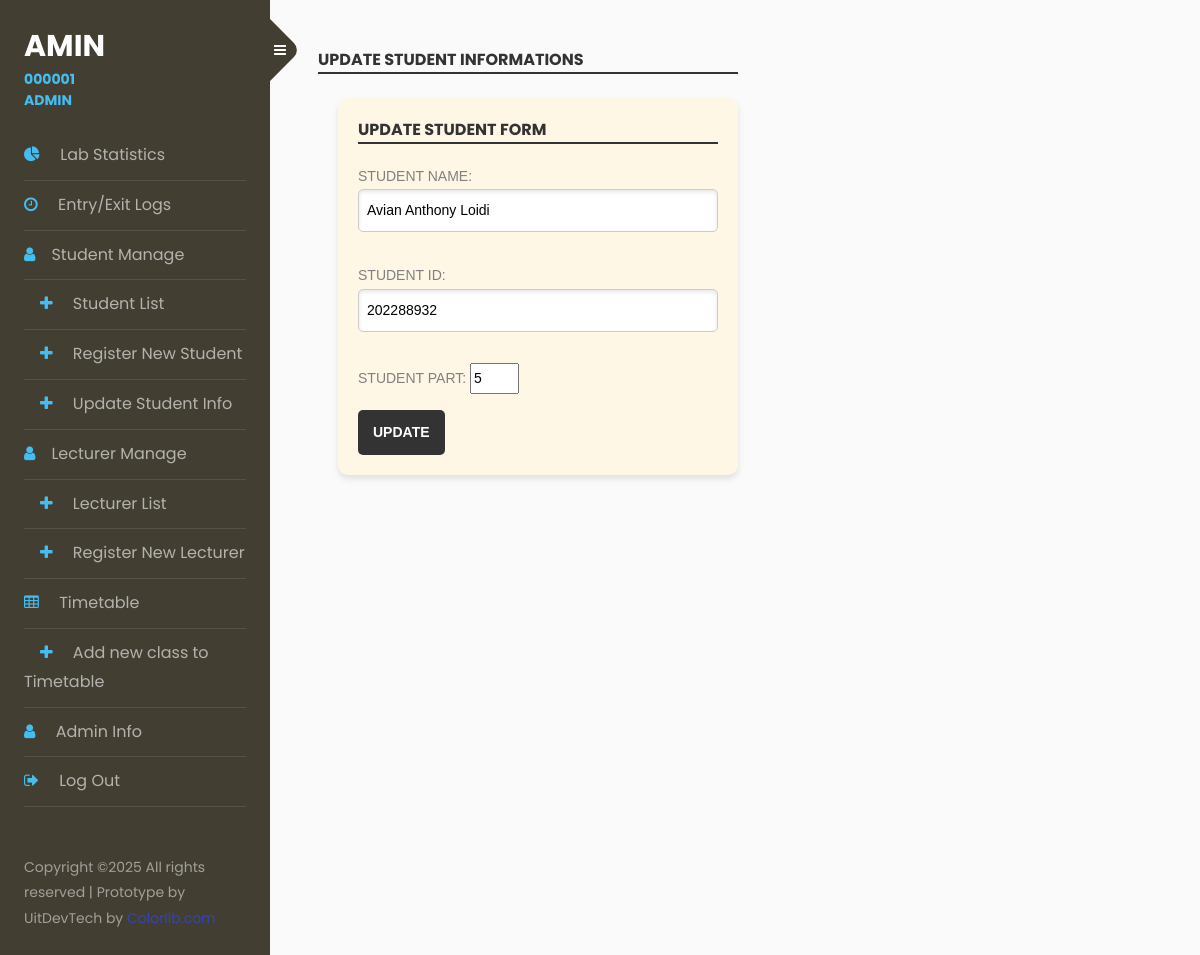
/computer_lab_monitoring_system/studUpdate.php?Stud_ID=202288932 (signed in), run on the app's committed database.
### tables this page shows
CREATE TABLE `student` (
  `Stud_ID` int(10) NOT NULL,
  `Stud_Name` varchar(255) NOT NULL,
  `Stud_Part` varchar(255) NOT NULL,
  `Stud_Password` varchar(255) NOT NULL DEFAULT '1234',
  `Stud_Status` tinyint(1) NOT NULL
);

### computer_lab_monitoring_system/studUpdate.php (the view, shortened to what this page needs)
<?php
include("connect.php");
$Stud_ID = isset($_GET['Stud_ID']) ? intval($_GET['Stud_ID']) : 0;
$sql = "SELECT Stud_Name, Stud_ID, Stud_Part FROM student WHERE Stud_ID = ?";
$stmt = $conn->prepare($sql);
$stmt->bind_param("i", $Stud_ID);
$stmt->execute();
$result = $stmt->get_result();
$student = $result->fetch_assoc();
?>
<!doctype html>
<html lang="en">
  <head>
		<link rel="stylesheet" href="https://stackpath.bootstrapcdn.com/font-awesome/4.7.0/css/font-awesome.min.css">
		<link rel="stylesheet" href="css/style.css">
  </head>
  <body>
		<div class="wrapper d-flex align-items-stretch">
    <nav id="sidebar">
			<div class="custom-menu">
				<button type="button" id="sidebarCollapse" class="btn btn-primary">
	                <i class="fa fa-bars"></i>
	            </button>
            </div>
			<div class="p-4">
		  		<h1><a href="dashboard.php" class="logo"><?php echo $_SESSION['Admin_name'] ?><span><?php echo $_SESSION['Admin_ID'] ?><span>Admin</span></a></h1>
                  <ul class="list-unstyled components mb-5">
                  <li>
	                    <a href="dashboard.php"><span class="fa fa-pie-chart mr-3"></span> Lab Statistics</a>
	                </li>
                    <li>
	        	        <a href="labLogs.php"><span class="fa fa-clock-o mr-3"></span> Entry/Exit Logs</a>
	                </li>
                    <li>
	        	        <a><span class="fa fa-user mr-3"></span>Student Manage</a>
	                </li>
                    <li>
                        <a href="studList.php"><span class="fa mr-3"></span><span class="fa fa-plus mr-3"></span> Student List</a>
	                </li>
                    <li>
                        <a href="studRegister.php"><span class="fa mr-3"></span><span class="fa fa-plus mr-3"></span> Register New Student</a>
	                </li>
                  <li>
                        <a href="#"><span class="fa mr-3"></span><span class="fa fa-plus mr-3"></span> Update Student Info</a>
	                </li>
                  <li>
	        	        <a><span class="fa fa-user mr-3"></span>Lecturer Manage</a>
	                </li>
                    <li>
	        	        <a href="lectList.php"><span class="fa mr-3"></span><span class="fa fa-plus mr-3"></span> Lecturer List</a>
	                </li>
                    <li>
	        	        <a href="lectRegister.php"><span class="fa mr-3"></span><span class="fa fa-plus mr-3"></span> Register New Lecturer</a>
	                </li>
                    <li>
	        	        <a href="timetable.php"><span class="fa fa-table mr-3"></span> Timetable </a>
	                </li>
                  <li>
	        	        <a href="timetableRegister.php"><span class="fa mr-3"></span><span class="fa fa-plus mr-3"></span> Add new class to Timetable</a>
	                </li>
                  <li>
	        	        <a href="adminInfo.php"><span class="fa fa-user mr-3"></span> Admin Info </a>
	                </li>
                    <li>
                        <a href='logout.php'><span class="fa fa-sign-out mr-3"></span> Log Out</a>
                    </li>
                </ul>
	            <div class="footer">
	        	    <p>
						  Copyright &copy; All rights reserved | Prototype by UitDevTech  by <a href="https://colorlib.com" target="_blank"></a>
						  </p>
	            </div>
            </div>
    	</nav>
        <form method="post">
          <div id="content" class="p-4 p-md-5 pt-5">
            <h2 class="mb-4">UPDATE STUDENT INFORMATIONS</h2>
		        <div class="container">
              <h2>UPDATE STUDENT FORM</h2>
              <p>STUDENT NAME: <input type="text" name="Stud_Name" value="<?= htmlspecialchars($student['Stud_Name']) ?>" required></input></p>
              <p>STUDENT ID: <input type="text" name="Stud_ID" value="<?= $student['Stud_ID'] ?>" required></input></p>
              <p>STUDENT PART: <input type="number" name="Stud_Part" value="<?= $student['Stud_Part'] ?>" required min="1" max="7"></input></p>
              <button type="submit">UPDATE</button>
            </div>
          </div>
        </form>
  </body>
</html>

### computer_lab_monitoring_system/studUpdate.php (style rules this page uses)
.container { width: 400px; background-color: #fff7e6; padding: 20px; border-radius: 10px; box-shadow: 0 4px 6px rgba(0, 0, 0, 0.1); font-family: Arial, sans-serif; margin-left: 20px; float: left; }
h1 { font-size: 20px; color: #333; text-transform: uppercase; font-weight: bold; margin-bottom: 10px; }
h2 { font-size: 16px; color: #333; font-weight: bold; border-bottom: 2px solid #333; margin-bottom: 20px; }
input[type="text"] { width: 100%; padding: 8px; font-size: 14px; border: 1px solid #ccc; border-radius: 5px; box-shadow: inset 0 2px 4px rgba(0, 0, 0, 0.1); margin-bottom: 15px; }
button { background-color: #333; color: #fff; font-size: 14px; font-weight: bold; text-transform: uppercase; border: none; padding: 10px 15px; border-radius: 5px; cursor: pointer; transition: background-color 0.3s ease; }

### data on the page
student: Stud_Name "Avian Anthony Loidi", Stud_ID "202288932", Stud_Part "5"

### other printed values
$_SESSION['Admin_name'] "AMIN"
$_SESSION['Admin_ID'] "000001"
